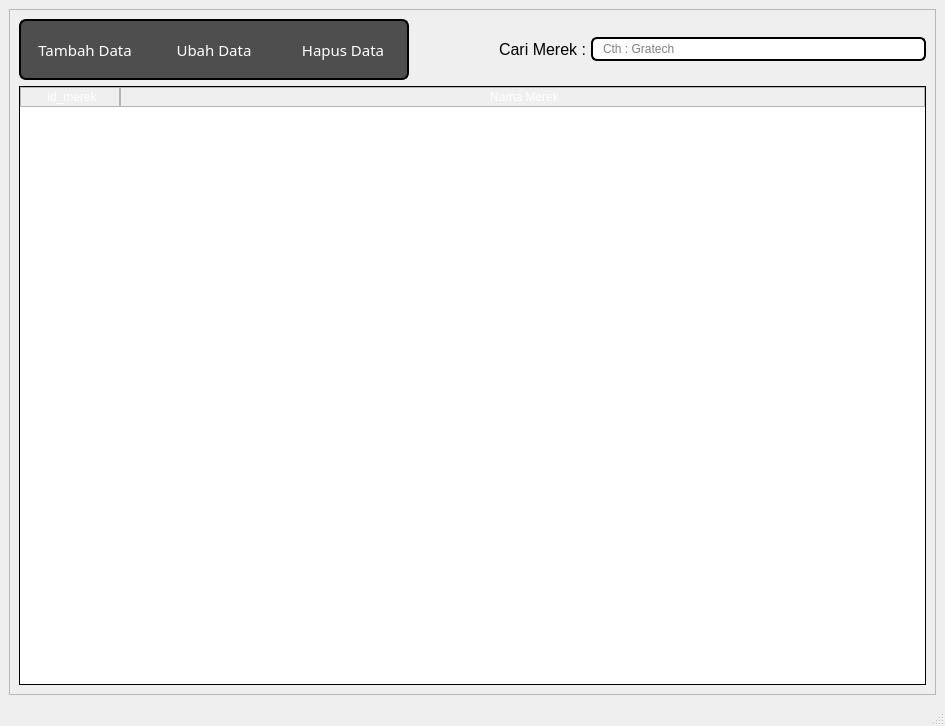
<?xml version="1.0" encoding="UTF-8"?>
<ui version="4.0">
 <class>MainWindow</class>
 <widget class="QMainWindow" name="MainWindow">
  <property name="geometry">
   <rect>
    <x>0</x>
    <y>0</y>
    <width>945</width>
    <height>726</height>
   </rect>
  </property>
  <property name="windowTitle">
   <string>Katalog - PT. Karya Graha Laboratory</string>
  </property>
  <property name="windowIcon">
   <iconset resource="../data/ui/logo.qrc">
    <normaloff>:/newPrefix/logo.png</normaloff>:/newPrefix/logo.png</iconset>
  </property>
  <widget class="QWidget" name="centralwidget">
   <layout class="QVBoxLayout" name="verticalLayout_2">
    <item>
     <widget class="QFrame" name="frame">
      <property name="styleSheet">
       <string notr="true"/>
      </property>
      <property name="frameShape">
       <enum>QFrame::StyledPanel</enum>
      </property>
      <property name="frameShadow">
       <enum>QFrame::Raised</enum>
      </property>
      <layout class="QVBoxLayout" name="verticalLayout">
       <item>
        <layout class="QHBoxLayout" name="horizontalLayout">
         <property name="spacing">
          <number>0</number>
         </property>
         <item>
          <widget class="QPushButton" name="addButton">
           <property name="sizePolicy">
            <sizepolicy hsizetype="Expanding" vsizetype="Expanding">
             <horstretch>0</horstretch>
             <verstretch>0</verstretch>
            </sizepolicy>
           </property>
           <property name="maximumSize">
            <size>
             <width>130</width>
             <height>61</height>
            </size>
           </property>
           <property name="font">
            <font>
             <family>Sans Serif Collection</family>
             <pointsize>11</pointsize>
            </font>
           </property>
           <property name="styleSheet">
            <string notr="true">QPushButton {color:white; background-color:#4E4E4E;border:2px solid black;border-right:0px;
border-top-left-radius: 7px;
border-bottom-left-radius: 7px;
padding: 0 8px;}




QPushButton:hover:!pressed {
 background-color:#262626;
border-style:inset
}

QPushButton:hover {
 background-color:#171717
}


</string>
           </property>
           <property name="text">
            <string>Tambah Data</string>
           </property>
          </widget>
         </item>
         <item>
          <widget class="QPushButton" name="editButton">
           <property name="sizePolicy">
            <sizepolicy hsizetype="Expanding" vsizetype="Expanding">
             <horstretch>0</horstretch>
             <verstretch>0</verstretch>
            </sizepolicy>
           </property>
           <property name="maximumSize">
            <size>
             <width>130</width>
             <height>61</height>
            </size>
           </property>
           <property name="font">
            <font>
             <family>Sans Serif Collection</family>
             <pointsize>11</pointsize>
            </font>
           </property>
           <property name="styleSheet">
            <string notr="true">QPushButton:disabled {
    color: rgba(0,0, 0, 100)
}

QPushButton {color:white; background-color:#4E4E4E;border:2px solid black;border-right:0px;border-left:0px;
padding: 0 8px;
}

QPushButton:hover:!pressed {
 background-color: #262626;
border-style:inset
}

QPushButton:hover {
 background-color:#171717
}





QPushButton:hover {
  background-color:rgb(61, 61, 61)
}

</string>
           </property>
           <property name="text">
            <string>Ubah Data</string>
           </property>
          </widget>
         </item>
         <item>
          <widget class="QPushButton" name="deleteButton">
           <property name="sizePolicy">
            <sizepolicy hsizetype="Expanding" vsizetype="Expanding">
             <horstretch>0</horstretch>
             <verstretch>0</verstretch>
            </sizepolicy>
           </property>
           <property name="maximumSize">
            <size>
             <width>130</width>
             <height>61</height>
            </size>
           </property>
           <property name="font">
            <font>
             <family>Sans Serif Collection</family>
             <pointsize>11</pointsize>
            </font>
           </property>
           <property name="styleSheet">
            <string notr="true">QPushButton:disabled {
    color: rgba(0,0, 0, 100)
}

QPushButton {color:white; background-color:#4E4E4E;border:2px solid black;border-left:0px;border-top-right-radius: 7px;
border-bottom-right-radius: 7px;
padding: 0 8px;
}

QPushButton:hover:!pressed {
 background-color: #262626;
border-style:inset
}

QPushButton:hover {
 background-color:#171717
}
</string>
           </property>
           <property name="text">
            <string>Hapus Data</string>
           </property>
          </widget>
         </item>
         <item>
          <spacer name="horizontalSpacer">
           <property name="orientation">
            <enum>Qt::Horizontal</enum>
           </property>
           <property name="sizeType">
            <enum>QSizePolicy::Minimum</enum>
           </property>
           <property name="sizeHint" stdset="0">
            <size>
             <width>90</width>
             <height>20</height>
            </size>
           </property>
          </spacer>
         </item>
         <item>
          <widget class="QLabel" name="label">
           <property name="styleSheet">
            <string notr="true">color:black;</string>
           </property>
           <property name="text">
            <string>&lt;html&gt;&lt;head/&gt;&lt;body&gt;&lt;p&gt;&lt;span style=&quot; font-size:12pt;&quot;&gt;Cari Merek : &lt;/span&gt;&lt;/p&gt;&lt;/body&gt;&lt;/html&gt;</string>
           </property>
          </widget>
         </item>
         <item>
          <widget class="QLineEdit" name="searchField">
           <property name="styleSheet">
            <string notr="true">border: 2px solid black;
border-radius: 6px;
padding: 0 8px;
min-height: 20px ;
max-height:20px;
selection-background-color: gray;
color:black
</string>
           </property>
           <property name="text">
            <string/>
           </property>
           <property name="placeholderText">
            <string>Cth : Gratech</string>
           </property>
          </widget>
         </item>
        </layout>
       </item>
       <item>
        <widget class="QTableWidget" name="merekTable">
         <property name="styleSheet">
          <string notr="true">QTableWidget{

border: 1px solid black ;

border-color:black;


}


QHeaderView::section {
    background-color: qlineargradient(x1:0, y1:0, x2:0, y2:1,
                                      stop:0 #616161, stop: 0.5 #000000,
                                      stop: 0.6 #000000, stop:1 #656565);
    color: white;
    padding-left: 4px;
    border: 1px solid #B5B5B5;

}


QTableWidget QTableCornerButton::section {
  background-color: qlineargradient(x1:0, y1:0, x2:0, y2:1,
                                      stop:0 #616161, stop: 0.5 #000000,
                                      stop: 0.6 #000000, stop:1 #656565); }


</string>
         </property>
         <property name="sizeAdjustPolicy">
          <enum>QAbstractScrollArea::AdjustToContents</enum>
         </property>
         <property name="editTriggers">
          <set>QAbstractItemView::NoEditTriggers</set>
         </property>
         <property name="dragDropOverwriteMode">
          <bool>false</bool>
         </property>
         <property name="selectionMode">
          <enum>QAbstractItemView::SingleSelection</enum>
         </property>
         <property name="selectionBehavior">
          <enum>QAbstractItemView::SelectRows</enum>
         </property>
         <property name="verticalScrollMode">
          <enum>QAbstractItemView::ScrollPerItem</enum>
         </property>
         <property name="showGrid">
          <bool>true</bool>
         </property>
         <property name="sortingEnabled">
          <bool>false</bool>
         </property>
         <attribute name="horizontalHeaderVisible">
          <bool>true</bool>
         </attribute>
         <attribute name="horizontalHeaderDefaultSectionSize">
          <number>100</number>
         </attribute>
         <attribute name="horizontalHeaderStretchLastSection">
          <bool>true</bool>
         </attribute>
         <column>
          <property name="text">
           <string>id_merek</string>
          </property>
         </column>
         <column>
          <property name="text">
           <string>Nama Merek</string>
          </property>
         </column>
        </widget>
       </item>
      </layout>
     </widget>
    </item>
   </layout>
  </widget>
  <widget class="QMenuBar" name="menubar">
   <property name="geometry">
    <rect>
     <x>0</x>
     <y>0</y>
     <width>945</width>
     <height>21</height>
    </rect>
   </property>
  </widget>
  <widget class="QStatusBar" name="statusbar"/>
 </widget>
 <resources>
  <include location="../data/font/opensans.qrc"/>
  <include location="../data/ui/logo.qrc"/>
 </resources>
 <connections/>
</ui>
